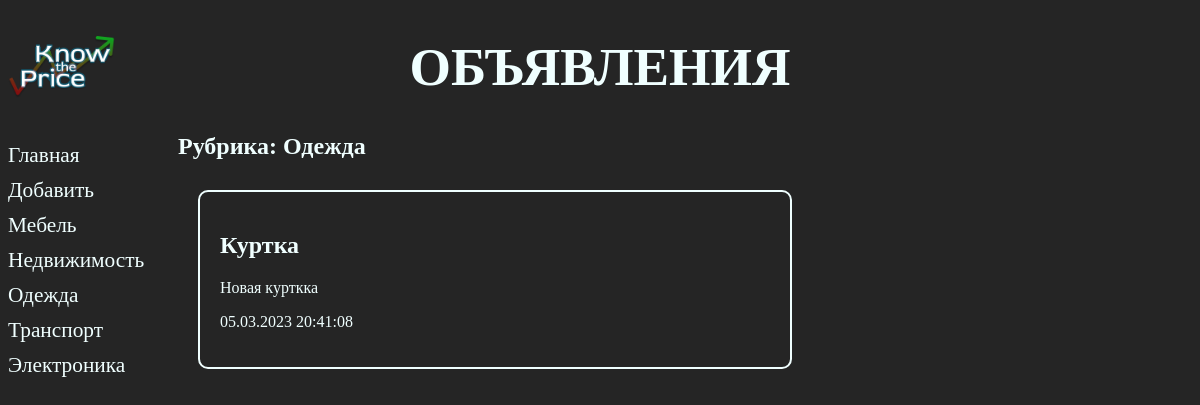
Page /bboard/5/ on the earlier database version.
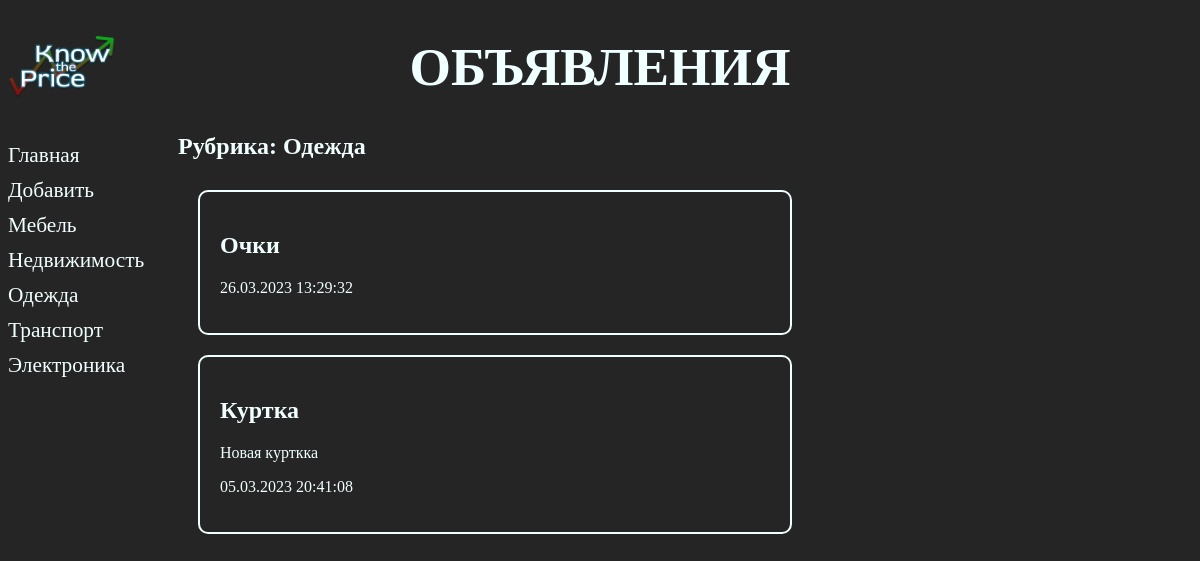
Same page on the later database version.
### bboard/models.py (models this page shows, shortened)
class Rubric(models.Model):
    name = models.CharField(max_length=20, db_index=True, verbose_name='Название')
    class Meta:
        verbose_name_plural = 'Рубрики'
        verbose_name = 'Рубрика'
        ordering = ['name']

class Bb(models.Model):
    class Kinds(models.IntegerChoices):
        BUY = 1, 'Куплю'
        SELL = 2, 'Продам'
        EXCHANGE = 3, 'Обменяю'
        RENT = 4
        __empty__ = 'Выберите тип публикуемого объявления'
    TYPES_PRODUCTS = (
        ('', 'Выберите тип продукта'),
        ('new', 'Новый'),
        ('old', 'Б/У'),
    )
    title = models.CharField(max_length=50,
                            verbose_name='Товар')
    content = models.TextField(null=True,
                               blank=True,
                               verbose_name='Описание')
    price = models.FloatField(null=True,
                              blank=True,
                              verbose_name='Цена')
    published = models.DateTimeField(auto_now_add=True,
                                     db_index=True,
                                     verbose_name='Опубликовано')
    rubric = models.ForeignKey('Rubric',
                               null=True,
                               on_delete=models.PROTECT,
                               verbose_name='Рубрика')
    types_of_product = models.CharField(max_length=3,
                                        choices=TYPES_PRODUCTS,
                                        blank=True, # необязательно к заполнению
                                        verbose_name='Состояние продукта')
    kind = models.CharField(max_length=1,
                            choices=Kinds.choices,
                            default=Kinds.SELL,
                            verbose_name='Тип объявления')
    class Meta:
        verbose_name_plural = 'Объявления'
        verbose_name = 'Объявление'
        ordering = ['-published']

### bboard/views.py (the view)
# urls.py: path('<int:rubric_id>/', by_rubric, name='by_rubric'),
def by_rubric(request, rubric_id):
    bbs = Bb.objects.filter(rubric=rubric_id)
    rubrics = Rubric.objects.all()
    current_rubric = Rubric.objects.get(pk=rubric_id)
    context = {'bbs': bbs,
               'rubrics': rubrics,
               'current_rubric': current_rubric
               }
    return render(request, 'bboard/by_rubric.html', context)

### bboard/templates/bboard/by_rubric.html (shortened to what this page needs)
{% extends 'layout/basic.html' %}
{% block content %}
<h2>Рубрика: {{ current_rubric.name }}</h2>
<div class="spisok-tovarov">
    {% for bb in bbs %}
    <div class="block">
        <h2>{{ bb.title }}</h2>
        <p>{{ bb.content }}</p>
        <p>{{ bb.published|date:"d.m.Y H:i:s" }}</p>
    </div>
    {% endfor %}
</div>
{% endblock content %}

### bboard/templates/layout/basic.html (shortened to what this page needs)
{% load static %}
<!DOCTYPE html>
<html lang="en">
<head>
    <link rel="stylesheet" type="text/css"
    href="{% static 'bboard/style.css' %}">
</head>
<body>
    <header>
        <h1>Объявления</h1>
    </header>
    <nav>
        <a href="{% url 'index' %}">Главная</a>
        <a href="{% url 'add' %}">Добавить</a>
        {% for rubric in rubrics %}
        <a href="{% url 'by_rubric' rubric.pk %}">{{ rubric.name }}</a>
        {% endfor %}
    </nav>
    <section>
        {% block content %}
        {% endblock content %}
    </section>
</body>
</html>

Differences in the rows shown:
added Bb: title "Очки", published "26.03.2023 13:29:32"
